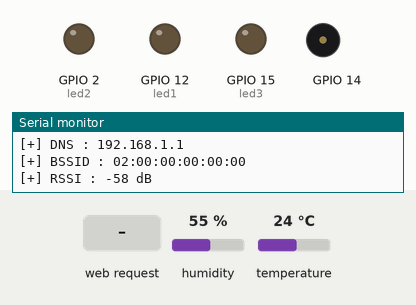
Simulated run of this sketch. Board: ESP32. Parts: output pins drawn as LEDs (lit = HIGH), buzzer (waves = sounding), the last lines printed to the serial monitor. The test bench sets the inputs (shaded band); at power-on: humidity 55 %, temperature 24 °C (analog values on the 0–4095 scale). WiFi joins after 1.5 s; servers stay silent unless stated; storage starts empty; the camera gives no picture.

Above: at 3.0 s.
3.1 s: HTTP request GET /getsolar received
At 4.2 s:
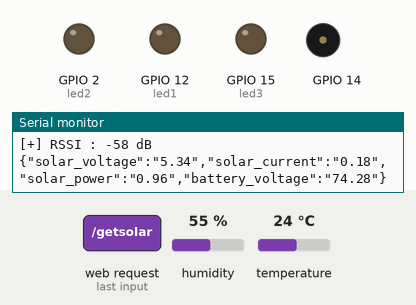
4.9 s: HTTP request GET /getsensor received
At 5.8 s:
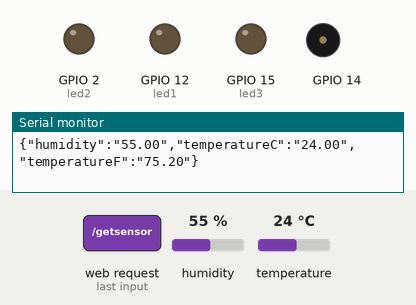
Timing chart, 0 to 7.9 s (numbered marks = the images above; inputs shaded):
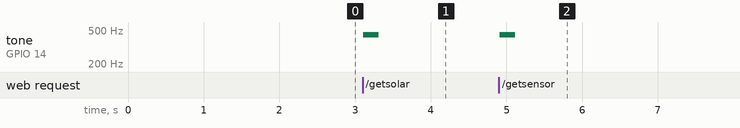

Measured:
- after the input at 3.1 s, tone on GPIO 14: silent → 440 Hz at once, → silent 0.20 s later
- after the input at 4.9 s, tone on GPIO 14: silent → 440 Hz at once, → silent 0.20 s later

The sketch:

MiniMist.C.ino
```cpp
#include "Arduino.h"
#include "esp_adc_cal.h"
/*!< WIFI and Asyncronous Server Library */
#include <WiFi.h>
#include <AsyncTCP.h>
#include <ESPAsyncWebServer.h>
/*!< Camera Library */
#include "esp_camera.h"
#include "img_converters.h"
#include "fb_gfx.h"
/*!< Libraries to Disable Brownouts */
#include "soc/soc.h"
#include "soc/rtc_cntl_reg.h"
/*!< DHT11 and JSON Library */
#include <DHT.h>
#include "Arduino_JSON.h"
/*!< SPIFFS for FileSystem*/
#include "SPIFFS.h"
/*!< Buzzer module pitches*/
#include "pitches.h"

#define DHTTYPE DHT11 /*!< Define the type of DHT sensor used*/

/*!< Configure Pins for the ESP32 Camera and set counter to track consucutive capture fails*/
#define CAMERA_MODEL_WROVER_KIT
#if defined(CAMERA_MODEL_WROVER_KIT)
#define PWDN_GPIO_NUM -1
#define RESET_GPIO_NUM -1
#define XCLK_GPIO_NUM 21
#define SIOD_GPIO_NUM 26
#define SIOC_GPIO_NUM 27

#define Y9_GPIO_NUM 35
#define Y8_GPIO_NUM 34
#define Y7_GPIO_NUM 39
#define Y6_GPIO_NUM 36
#define Y5_GPIO_NUM 19
#define Y4_GPIO_NUM 18
#define Y3_GPIO_NUM 5
#define Y2_GPIO_NUM 4
#define VSYNC_GPIO_NUM 25
#define HREF_GPIO_NUM 23
#define PCLK_GPIO_NUM 22
#else
#error "Camera model not selected"
#endif

//int camera_counter = 0;

/*!< Configure Indicator Leds*/
const int led1 = 12;
const int led2 = 2;
const int led3 = 15;

/*!< Assign Pin numbers allocated for reading Solar Panel, Battery, and DHT11*/
const int solar_volt = 32;
const int batt_volt = 33;
const int sensor_dht = 13;

/*!< Assign Pin numbers for buzzer and configures the frequency, pwm channel and duty cycle()*/
const int buzzer = 14;
int freq = 2000;
int channel = 6;
int resolution_buzz = 10;

/*!< Initialize DHT11 Sensor */
DHT dht(sensor_dht, DHTTYPE);

/*!< Start Server at port 80. Set ssid, password and hostname for the device when connecting to router*/
AsyncWebServer server(80);
const char *ssid = "Kocin";
const char *password = "kocin555";
String hostname = "minimist-thesis";


String response;
JSONVar solar_readings;
JSONVar sensor_readings;
#define FILE_PHOTO "/photo.jpg"

/**
 * @brief Connecting ESP32 to Wifi network.
 *
 */
void init_wifi()
{
  // delete old config
//  WiFi.disconnect(true);

  WiFi.mode(WIFI_STA);
  WiFi.config(INADDR_NONE, INADDR_NONE, INADDR_NONE, INADDR_NONE);
  WiFi.setHostname(hostname.c_str());
  WiFi.begin(ssid, password);
  float startTime = millis();
  Serial.print("Connecting to WiFi ..");
  while (WiFi.status() != WL_CONNECTED)
  {
    if (millis() - startTime > 10000) // Timeout in 10s
    {
      WiFi.disconnect(true);
      Serial.println("\n  Cound't connect to local Wifi network. Check Wifi credentials and Wifi Network status.");
      esp_restart();
      break;
    }
    else
    {
      delay(250);
      Serial.print(".");
    }
  }
  if (WiFi.status() == WL_CONNECTED){
  Serial.println("WiFi connected.");
  }
  // Serial.println(WiFi.localIP());
  get_network_info();
}

/**
 * @brief Get the Network information of ESP32.
 *
 */
void get_network_info()
{
  if (WiFi.status() == WL_CONNECTED)
  {
    Serial.print("[*] Network information for ");
    Serial.println(WiFi.SSID());
    Serial.print("[+] ESP32 IP Addr: ");
    Serial.println(WiFi.localIP());
    Serial.print("[+] ESP32 Hostname : ");
    Serial.println(WiFi.getHostname());
    Serial.print("[+] Subnet Mask : ");
    Serial.println(WiFi.subnetMask());
    Serial.print("[+] Gateway IP : ");
    Serial.println(WiFi.gatewayIP());
    Serial.print("[+] DNS : ");
    Serial.println(WiFi.dnsIP());
    Serial.println("[+] BSSID : " + WiFi.BSSIDstr());
    Serial.println((String) "[+] RSSI : " + WiFi.RSSI() + " dB");
    delay(20);
  }
}

/**
 * @brief Configure Camera Pins and Initiate Camera.
 *
 */
void init_cam()
{
  camera_config_t config;
  config.ledc_channel = LEDC_CHANNEL_0;
  config.ledc_timer = LEDC_TIMER_0;
  config.pin_d0 = Y2_GPIO_NUM;
  config.pin_d1 = Y3_GPIO_NUM;
  config.pin_d2 = Y4_GPIO_NUM;
  config.pin_d3 = Y5_GPIO_NUM;
  config.pin_d4 = Y6_GPIO_NUM;
  config.pin_d5 = Y7_GPIO_NUM;
  config.pin_d6 = Y8_GPIO_NUM;
  config.pin_d7 = Y9_GPIO_NUM;
  config.pin_xclk = XCLK_GPIO_NUM;
  config.pin_pclk = PCLK_GPIO_NUM;
  config.pin_vsync = VSYNC_GPIO_NUM;
  config.pin_href = HREF_GPIO_NUM;
  config.pin_sscb_sda = SIOD_GPIO_NUM;
  config.pin_sscb_scl = SIOC_GPIO_NUM;
  config.pin_pwdn = PWDN_GPIO_NUM;
  config.pin_reset = RESET_GPIO_NUM;
  config.xclk_freq_hz = 20000000;
  config.pixel_format = PIXFORMAT_JPEG;
  config.frame_size = FRAMESIZE_VGA;
  config.jpeg_quality = 10;
  config.fb_count = 1;

  // Camera init
  esp_err_t err = esp_camera_init(&config);
  if (err != ESP_OK)
  {
    Serial.printf("Camera init failed with error 0x%x", err);
    return;
  }
  Serial.println("Camera configuration complete!");
}

void deinit_cam()
{
}
/**
 * @brief Initate SPIFFS. Restart ESP32 if failed.
 *
 */
void init_spiffs()
{
  if (!SPIFFS.begin(true))
  {
    Serial.println("An Error has occurred while mounting SPIFFS");
    ESP.restart();
  }
  else
  {
    Serial.println("SPIFFS Init Success!");
  }
}

void readFiles(){
 File root = SPIFFS.open("/");

 File file = root.openNextFile();

 while(file){
  Serial.print("FILE: ");
  Serial.println(file.name());
  file = root.openNextFile();
  }
    Serial.print("FREE HEAP SPACE: ");
  Serial.println(ESP.getFreeHeap());
}

/**
 * @brief Reads Humidity, Temperature and Hall readings from DHT11 sensor and inbuilt Hallsensor.
 * The DHT11 sensor is placed in Pin 13.
 * Pin 36 & 39 are connected to the hall effect sensor
 *
 * @return JSONString:
 *  -humidity Humidity
 *  -tempratureC Temperature in Celsius
 *  -tempratureF Temperature in Fahrenheit
 */
String get_sensor()
{
  // Sensor readings may also be up to 2 seconds 'old' (its a very slow sensor)
  float h, t, f;
  h = dht.readHumidity();        // Read humidity
  t = dht.readTemperature();     // Read temperature as Celsius (the default)
  f = dht.readTemperature(true); // Read temperature as Fahrenheit (isFahrenheit = true)

  if (isnan(h) || isnan(t) || isnan(f))
  {
    Serial.println(F("Failed to read from DHT sensor!"));
    return "";
  }
  sensor_readings["humidity"] = String(h);
  sensor_readings["temperatureC"] = String(t);
  sensor_readings["temperatureF"] = String(f);
  // sensor_readings["hall"] = String(hallRead()); // Read Hall sensor value
  // sensor_readings["heatindexF"] = dht.computeHeatIndex(f , h); // Compute heat index in Fahrenheit (the default)
  // sensor_readings["heatindexC"] = dht.computeHeatIndex(t , h, false);  // Compute heat index in Celsius (isFahreheit = false)

  String stringsensor = JSON.stringify(sensor_readings);
  Serial.println(stringsensor);
  return stringsensor;
}

/**
 * @brief Get Voltage reading from solar panels and battery.
 * Convert the analog reading to voltage.
 *
 * @return JSONString:
 *  -voltage_solar Voltage received from Solar Panels
 *  -current_solar Current received from Solar Panels
 *  -power_solar   Power received from Solar Panels
 *  -voltage_batt  Voltage remaining in Battery
 */
String get_solar()
{
  /*!< Calibrating the Analog voltage read*/
  float calibration = 1.000;
  float vref = 1100;
  esp_adc_cal_characteristics_t adc_chars;
  esp_adc_cal_characterize(ADC_UNIT_1, ADC_ATTEN_DB_11, ADC_WIDTH_BIT_12, 1100, &adc_chars);
  vref = adc_chars.vref;

  float readv = analogRead(solar_volt);
  delay(100);
  float readb = analogRead(batt_volt);

  float vout = (readv > 12) ? (readv * (3.3 / 4095.0) * (1100 / vref) * calibration) + 0.13 : (readv * (3.3 / 4095.0) * (1100 / vref) * calibration);
  float volt_batt = (readb > 12) ? (readb * (3.3 / 4095.0) * (1100 / vref) * calibration) + 0.13 : (readb * (3.3 / 4095.0) * (1100 / vref) * calibration);
  float vin = (vout * ((21600 + 8170) / 8170));
  float cur = (vin * 1000) / (21600 + 8100);

  float battout = (volt_batt * 2 * 100) / 4.794;
  // Serial.print(vout);
  // Serial.print(" ");
  // Serial.print(volt_batt);
  // Serial.print(" ");
  // Serial.println(battout);

  solar_readings["solar_voltage"] = String(vin);
  solar_readings["solar_current"] = String(cur);
  solar_readings["solar_power"] = String(vin * cur);
  solar_readings["battery_voltage"] = String(battout);

  String stringsolar = JSON.stringify(solar_readings);
  Serial.println(stringsolar);
  return stringsolar;
}

/**
 * @brief Check if photo exist in the FileSystem at location FILE_PHOTO
 * @attention This function is not used
 * @param fs
 * @return true
 * @return false
 */
//bool checkPhoto(fs::FS &fs)
//{
//  File f_pic = fs.open(FILE_PHOTO);
//  unsigned int pic_sz = f_pic.size();
//  return (pic_sz > 100);
//}

/**
 * @brief Campute image using ESP32-Camera and store it in the /photo.jpg location in the file system.
 *
 * @return bool if the image was stored succesfully.
 */
//bool storeimage()
//{
//  camera_fb_t *fb = NULL; // pointer
//  bool ok = 0;            // Boolean indicating if the picture has been taken correctly
//
//  do
//  {
//    // Take a photo with the camera
//    Serial.println("Taking a photo...");
//
//    fb = esp_camera_fb_get();
//    if (!fb)
//    {
//      Serial.println("Camera capture failed");
//      return "";
//    }
//
//    // Photo file name
//    Serial.printf("Picture file name: %s\n", FILE_PHOTO);
//    File file = SPIFFS.open(FILE_PHOTO, FILE_WRITE);
//
//    // Insert the data in the photo file
//    if (!file)
//    {
//      Serial.println("Failed to open file in writing mode");
//    }
//    else
//    {
//      file.write(fb->buf, fb->len); // payload (image), payload length
//      Serial.print("The picture has been saved in ");
//      Serial.print(FILE_PHOTO);
//      Serial.print(" - Size: ");
//      Serial.print(file.size());
//      Serial.println(" bytes");
//    }
//    // Close the file
//    file.close();
//    esp_camera_fb_return(fb);
//
//    // check if file has been correctly saved in SPIFFS
//    ok = checkPhoto(SPIFFS);
//  } while (!ok);
//  return ok;
//}

/**
 * Blink function is used to blink an led with delay.
 *
 * @param led: The LED intended to blink. Value {led1, led2, led3}
 *        val: ON or OFF. Value {1,0} = {HIGH, LOW} = (ON, OFF);
 */
void blink(int led, int val)
{
  digitalWrite(led, val);
  delay(150);
}

/**
 * Play funciton takes a melody and plays in on the buzzer.
 *
 * @param buzzer_pin: The pin designinated to the buzzer in ESP32
 *        melodies[]: An Array of Melodies to play
 *        melody_len: Length of the melodies array
 *        buzz_delay: The after each note
 */
void play(int buzzer_pin,int melodies[],int melody_len ,int buzz_delay){
  ledcAttachPin(buzzer_pin, channel);
    for (int i = 0; i < melody_len; i++){
      ledcWriteTone(channel, melodies[i]);
//      Serial.println(melodies[i]);
      delay(buzz_delay);
    }
   ledcWriteTone(channel, 0);
}

/**
 * notify1 uses the play() function to play a melody on the buzzer
 */
void notify1(){
  int melody[] = {NOTE_A4, NOTE_A4};
  int melody_len = sizeof (melody) / sizeof(int);
//  Serial.println(melody_len);
  int buzz_delay = 100;
  play(buzzer, melody, melody_len ,buzz_delay);
}
/**
 * notify2 uses the play() function to play a melody on the buzzer
 */
void notify2(){
  int melody[] = {NOTE_A4, NOTE_E4};
  int melody_len = sizeof (melody) / sizeof(int);
//  Serial.println(melody_len);
  int buzz_delay = 150;
  play(buzzer, melody, melody_len ,buzz_delay);
}
/**
 * notify3 uses the play() function to play a melody on the buzzer
 */
void notify3(){
  int melody[] = {NOTE_A4, NOTE_G7};
  int melody_len = sizeof (melody) / sizeof(int);
//  Serial.println(melody_len);
  int buzz_delay = 100;
  play(buzzer, melody, melody_len ,buzz_delay);
}

void setup()
{
  // initialize the Serial Monitor
  Serial.begin(115200);
  analogReadResolution(12);
  analogSetAttenuation(ADC_11db);

  WRITE_PERI_REG(RTC_CNTL_BROWN_OUT_REG, 0); /*!< Disable Brownout*/

  //  Initializing the Pins
  pinMode(led1, OUTPUT);
  pinMode(led2, OUTPUT);
  pinMode(led3, OUTPUT);

  // Initializing the Buzzer Pin
//  pinMode (buzzer, OUTPUT);
  ledcSetup(channel, freq, resolution_buzz);

  init_spiffs();
  dht.begin();
  init_cam();

  // Initiate Wifi Connection to the network
  init_wifi();


  // Configure routes on incoming HTTP request and corresponding functions.
  /*!< INDEX Page Route*/
  server.on("/", HTTP_GET, [](AsyncWebServerRequest *request){
    notify1();
    request->send(SPIFFS, "/MiniMist.html", String(), false); });

  /*!< Solar Panel data Route*/
  server.on("/getsolar", HTTP_GET, [](AsyncWebServerRequest *request){
    notify1();
    String response_solar = get_solar();
    request->send(200,"application/json",response_solar); });

  /*!< Sensor data Route*/
  server.on("/getsensor", HTTP_GET, [](AsyncWebServerRequest *request){
    notify1();
    String response_sensor = get_sensor();
    request->send(200,"application/json",response_sensor);
    response_sensor = String();
  });

  /*!< Camera Image data Route*/
  server.on("/getimage", HTTP_GET, [](AsyncWebServerRequest *request){
    camera_fb_t * fb = NULL;
    fb = esp_camera_fb_get();
    if (!fb) {
      Serial.println("Camera capture failed");
      request->send(500);
      notify3();
    }
    size_t size = fb->len;
    request->send_P(200,"image/jpeg",(const uint8_t *)fb->buf,size);
    esp_camera_fb_return(fb);
  });

  server.begin();
}

void loop()
{
}
```

pitches.h
```cpp
/*************************************************
 * Public Constants
 *************************************************/

#define NOTE_B0  31
#define NOTE_C1  33
#define NOTE_CS1 35
#define NOTE_D1  37
#define NOTE_DS1 39
#define NOTE_E1  41
#define NOTE_F1  44
#define NOTE_FS1 46
#define NOTE_G1  49
#define NOTE_GS1 52
#define NOTE_A1  55
#define NOTE_AS1 58
#define NOTE_B1  62
#define NOTE_C2  65
#define NOTE_CS2 69
#define NOTE_D2  73
#define NOTE_DS2 78
#define NOTE_E2  82
#define NOTE_F2  87
#define NOTE_FS2 93
#define NOTE_G2  98
#define NOTE_GS2 104
#define NOTE_A2  110
#define NOTE_AS2 117
#define NOTE_B2  123
#define NOTE_C3  131
#define NOTE_CS3 139
#define NOTE_D3  147
#define NOTE_DS3 156
#define NOTE_E3  165
#define NOTE_F3  175
#define NOTE_FS3 185
#define NOTE_G3  196
#define NOTE_GS3 208
#define NOTE_A3  220
#define NOTE_AS3 233
#define NOTE_B3  247
#define NOTE_C4  262
#define NOTE_CS4 277
#define NOTE_D4  294
#define NOTE_DS4 311
#define NOTE_E4  330
#define NOTE_F4  349
#define NOTE_FS4 370
#define NOTE_G4  392
#define NOTE_GS4 415
#define NOTE_A4  440
#define NOTE_AS4 466
#define NOTE_B4  494
#define NOTE_C5  523
#define NOTE_CS5 554
#define NOTE_D5  587
#define NOTE_DS5 622
#define NOTE_E5  659
#define NOTE_F5  698
#define NOTE_FS5 740
#define NOTE_G5  784
#define NOTE_GS5 831
#define NOTE_A5  880
#define NOTE_AS5 932
#define NOTE_B5  988
#define NOTE_C6  1047
#define NOTE_CS6 1109
#define NOTE_D6  1175
#define NOTE_DS6 1245
#define NOTE_E6  1319
#define NOTE_F6  1397
#define NOTE_FS6 1480
#define NOTE_G6  1568
#define NOTE_GS6 1661
#define NOTE_A6  1760
#define NOTE_AS6 1865
#define NOTE_B6  1976
#define NOTE_C7  2093
#define NOTE_CS7 2217
#define NOTE_D7  2349
#define NOTE_DS7 2489
#define NOTE_E7  2637
#define NOTE_F7  2794
#define NOTE_FS7 2960
#define NOTE_G7  3136
#define NOTE_GS7 3322
#define NOTE_A7  3520
#define NOTE_AS7 3729
#define NOTE_B7  3951
#define NOTE_C8  4186
#define NOTE_CS8 4435
#define NOTE_D8  4699
#define NOTE_DS8 4978
```
